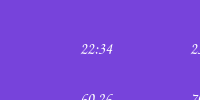
<?xml version="1.0" encoding="UTF-8"?>
<ui version="4.0">
 <class>TestingWindow</class>
 <widget class="QMainWindow" name="TestingWindow">
  <property name="geometry">
   <rect>
    <x>0</x>
    <y>0</y>
    <width>763</width>
    <height>0</height>
   </rect>
  </property>
  <property name="windowTitle">
   <string>Cash Counter</string>
  </property>
  <property name="windowIcon">
   <iconset>
    <normaloff>../../../Icons/app_icon.png</normaloff>../../../Icons/app_icon.png</iconset>
  </property>
  <widget class="QWidget" name="centralwidget">
   <widget class="QLabel" name="bg2_label">
    <property name="geometry">
     <rect>
      <x>-10</x>
      <y>0</y>
      <width>781</width>
      <height>611</height>
     </rect>
    </property>
    <property name="styleSheet">
     <string notr="true">background-color: qlineargradient(spread:pad, x1:0, y1:0, x2:0.994318, y2:0, stop:0.375 rgba(119, 67, 219, 255), stop:0.426136 rgba(119, 105, 219, 255));</string>
    </property>
    <property name="text">
     <string/>
    </property>
    <property name="indent">
     <number>2</number>
    </property>
   </widget>
   <widget class="QCalendarWidget" name="first_calendar">
    <property name="enabled">
     <bool>true</bool>
    </property>
    <property name="geometry">
     <rect>
      <x>421</x>
      <y>288</y>
      <width>241</width>
      <height>170</height>
     </rect>
    </property>
    <property name="font">
     <font>
      <family>Comic Sans MS</family>
      <pointsize>10</pointsize>
     </font>
    </property>
    <property name="autoFillBackground">
     <bool>true</bool>
    </property>
    <property name="styleSheet">
     <string notr="true">#qt_calendar_navigationbar {
	font-size: 15px;
	font-weight: 700;
    background-color: #8D9EFF;
    min-height: 30px;
}

#qt_calendar_prevmonth, #qt_calendar_nextmonth {
	qproperty-icon: none;
	color: white;
	font-weight: 700;
}

#qt_calendar_prevmonth {
	qproperty-text: &quot;&lt;&quot;;
}

#qt_calendar_nextmonth {
	qproperty-text: &quot;&gt;&quot;;
}

#qt_calendar_prevmonth:hover, #qt_calendar_nextmonth:hover {
    background-color: rgba(141, 119, 255, 150);
	border: none;
}

#qt_calendar_yearbutton, #qt_calendar_monthbutton {
	width: 90px;
	margin-right: 10px;
    color: white;
    border-radius: 5px;
}

#qt_calendar_yearbutton:hover, #qt_calendar_monthbutton:hover {
    background-color: rgba(141, 119, 255, 150);
}

#qt_calendar_calendarview {
    outline: 2px solid rgb(0, 188, 212);
	selection-color: #3C00FF;
    selection-background-color: transparent;
}
</string>
    </property>
    <property name="selectedDate">
     <date>
      <year>2022</year>
      <month>11</month>
      <day>23</day>
     </date>
    </property>
    <property name="gridVisible">
     <bool>false</bool>
    </property>
    <property name="selectionMode">
     <enum>QCalendarWidget::SingleSelection</enum>
    </property>
    <property name="horizontalHeaderFormat">
     <enum>QCalendarWidget::ShortDayNames</enum>
    </property>
    <property name="verticalHeaderFormat">
     <enum>QCalendarWidget::NoVerticalHeader</enum>
    </property>
    <property name="navigationBarVisible">
     <bool>true</bool>
    </property>
    <property name="dateEditEnabled">
     <bool>true</bool>
    </property>
   </widget>
   <widget class="QComboBox" name="choose_strat">
    <property name="geometry">
     <rect>
      <x>420</x>
      <y>103</y>
      <width>241</width>
      <height>41</height>
     </rect>
    </property>
    <property name="sizePolicy">
     <sizepolicy hsizetype="Preferred" vsizetype="Maximum">
      <horstretch>0</horstretch>
      <verstretch>0</verstretch>
     </sizepolicy>
    </property>
    <property name="font">
     <font>
      <family>Comic Sans MS</family>
      <pointsize>12</pointsize>
     </font>
    </property>
    <property name="cursor">
     <cursorShape>PointingHandCursor</cursorShape>
    </property>
    <property name="styleSheet">
     <string notr="true">QComboBox{
	padding-left: 10px;
	color: white;
	background-color: #5DA7DB;
	border-radius: 5px;
}

QComboBox:hover{
	background-color: #81C6E8;
}

QComboBox QAbstractItemView {
	outline: none;
	background-color: #4691E2;
	selection-background-color: #7DE5ED;
	color: white;
	padding: 10px;
	padding-left: 5px;
}

</string>
    </property>
    <property name="editable">
     <bool>false</bool>
    </property>
    <item>
     <property name="text">
      <string>MACD + SuperTrend + EMA</string>
     </property>
    </item>
    <item>
     <property name="text">
      <string>Releasing</string>
     </property>
    </item>
    <item>
     <property name="text">
      <string>Releasing</string>
     </property>
    </item>
    <item>
     <property name="text">
      <string>Releasing</string>
     </property>
    </item>
   </widget>
   <widget class="QLabel" name="choose_strat_label">
    <property name="geometry">
     <rect>
      <x>440</x>
      <y>63</y>
      <width>201</width>
      <height>31</height>
     </rect>
    </property>
    <property name="font">
     <font>
      <family>Comic Sans MS</family>
      <pointsize>14</pointsize>
     </font>
    </property>
    <property name="styleSheet">
     <string notr="true">color: white;</string>
    </property>
    <property name="text">
     <string>Выберите стратегию</string>
    </property>
   </widget>
   <widget class="QPushButton" name="first_date_btn">
    <property name="enabled">
     <bool>true</bool>
    </property>
    <property name="geometry">
     <rect>
      <x>340</x>
      <y>234</y>
      <width>191</width>
      <height>41</height>
     </rect>
    </property>
    <property name="font">
     <font>
      <family>Comic Sans MS</family>
      <pointsize>12</pointsize>
     </font>
    </property>
    <property name="cursor">
     <cursorShape>PointingHandCursor</cursorShape>
    </property>
    <property name="toolTip">
     <string>Изменить дату</string>
    </property>
    <property name="toolTipDuration">
     <number>-3</number>
    </property>
    <property name="autoFillBackground">
     <bool>false</bool>
    </property>
    <property name="styleSheet">
     <string notr="true">QPushButton{
	background-color: #5DA7DB;
	color: white;
	border-radius: 10px;
}

:hover{
	background-color: #81C6E8;
}

</string>
    </property>
    <property name="text">
     <string>Задать начальную дату</string>
    </property>
    <property name="checkable">
     <bool>false</bool>
    </property>
   </widget>
   <widget class="QLabel" name="error_label">
    <property name="geometry">
     <rect>
      <x>339</x>
      <y>20</y>
      <width>111</width>
      <height>31</height>
     </rect>
    </property>
    <property name="font">
     <font>
      <family>Comic Sans MS</family>
      <pointsize>14</pointsize>
     </font>
    </property>
    <property name="toolTip">
     <string>Ошибка</string>
    </property>
    <property name="toolTipDuration">
     <number>-2</number>
    </property>
    <property name="styleSheet">
     <string notr="true">QLabel{
	color: white;
	border: 3px solid #FF1E6D;
	border-radius: 8px;
}</string>
    </property>
    <property name="text">
     <string>Ошибка</string>
    </property>
    <property name="alignment">
     <set>Qt::AlignCenter</set>
    </property>
   </widget>
   <widget class="QLineEdit" name="choose_share">
    <property name="geometry">
     <rect>
      <x>430</x>
      <y>168</y>
      <width>221</width>
      <height>41</height>
     </rect>
    </property>
    <property name="font">
     <font>
      <family>Comic Sans MS</family>
      <pointsize>12</pointsize>
     </font>
    </property>
    <property name="cursor">
     <cursorShape>IBeamCursor</cursorShape>
    </property>
    <property name="styleSheet">
     <string notr="true">QLineEdit{
	padding-left: 7px;
	background-color: #5DA7DB;
	color: white;
	border-radius: 10px;
}

:hover, :focus{
	background-color: #81C6E8;
}</string>
    </property>
    <property name="placeholderText">
     <string>Введите название акции</string>
    </property>
   </widget>
   <widget class="QPushButton" name="second_date_btn">
    <property name="enabled">
     <bool>true</bool>
    </property>
    <property name="geometry">
     <rect>
      <x>550</x>
      <y>234</y>
      <width>191</width>
      <height>41</height>
     </rect>
    </property>
    <property name="font">
     <font>
      <family>Comic Sans MS</family>
      <pointsize>12</pointsize>
     </font>
    </property>
    <property name="cursor">
     <cursorShape>PointingHandCursor</cursorShape>
    </property>
    <property name="toolTip">
     <string>Изменить дату</string>
    </property>
    <property name="toolTipDuration">
     <number>-3</number>
    </property>
    <property name="autoFillBackground">
     <bool>false</bool>
    </property>
    <property name="styleSheet">
     <string notr="true">QPushButton{
	background-color: #5DA7DB;
	color: white;
	border-radius: 10px;
}

:hover{
	background-color: #81C6E8;
}


</string>
    </property>
    <property name="text">
     <string>Задать конечную дату</string>
    </property>
    <property name="checkable">
     <bool>false</bool>
    </property>
   </widget>
   <widget class="QPushButton" name="set_param_btn">
    <property name="enabled">
     <bool>true</bool>
    </property>
    <property name="geometry">
     <rect>
      <x>403</x>
      <y>300</y>
      <width>281</width>
      <height>51</height>
     </rect>
    </property>
    <property name="font">
     <font>
      <family>Comic Sans MS</family>
      <pointsize>14</pointsize>
     </font>
    </property>
    <property name="cursor">
     <cursorShape>PointingHandCursor</cursorShape>
    </property>
    <property name="toolTip">
     <string>&lt;html&gt;&lt;head/&gt;&lt;body&gt;&lt;p&gt;Задать дополнительные параметры&lt;/p&gt;&lt;/body&gt;&lt;/html&gt;</string>
    </property>
    <property name="toolTipDuration">
     <number>-3</number>
    </property>
    <property name="autoFillBackground">
     <bool>false</bool>
    </property>
    <property name="styleSheet">
     <string notr="true">QPushButton{
	background-color: #5DA7DB;
	color: white;
	border-radius: 10px;
}

:hover{
	background-color: #81C6E8;
}

:disabled{
	color: rgba(255, 255, 255, 100);
	background-color: #5837D0;
}

</string>
    </property>
    <property name="text">
     <string>Задать параметры стратегии</string>
    </property>
    <property name="checkable">
     <bool>false</bool>
    </property>
   </widget>
   <widget class="QPushButton" name="reset_btn">
    <property name="enabled">
     <bool>true</bool>
    </property>
    <property name="geometry">
     <rect>
      <x>360</x>
      <y>397</y>
      <width>141</width>
      <height>51</height>
     </rect>
    </property>
    <property name="font">
     <font>
      <family>Comic Sans MS</family>
      <pointsize>14</pointsize>
     </font>
    </property>
    <property name="cursor">
     <cursorShape>PointingHandCursor</cursorShape>
    </property>
    <property name="autoFillBackground">
     <bool>false</bool>
    </property>
    <property name="styleSheet">
     <string notr="true">QPushButton{
	background-color: #6C4AB6;
	color: white;
	border-radius: 10px;
}

:hover{
	background-color: #FF1E6D;
}

:disabled{
	color: rgba(255, 255, 255, 100);
	background-color: #67207D;
}

</string>
    </property>
    <property name="text">
     <string>Сбросить</string>
    </property>
    <property name="checkable">
     <bool>false</bool>
    </property>
   </widget>
   <widget class="QPushButton" name="hist_tests_btn">
    <property name="enabled">
     <bool>true</bool>
    </property>
    <property name="geometry">
     <rect>
      <x>590</x>
      <y>20</y>
      <width>161</width>
      <height>31</height>
     </rect>
    </property>
    <property name="font">
     <font>
      <family>Comic Sans MS</family>
      <pointsize>14</pointsize>
     </font>
    </property>
    <property name="cursor">
     <cursorShape>PointingHandCursor</cursorShape>
    </property>
    <property name="focusPolicy">
     <enum>Qt::StrongFocus</enum>
    </property>
    <property name="toolTip">
     <string>&lt;html&gt;&lt;head/&gt;&lt;body&gt;&lt;p&gt;Исторические тесты&lt;/p&gt;&lt;/body&gt;&lt;/html&gt;</string>
    </property>
    <property name="autoFillBackground">
     <bool>false</bool>
    </property>
    <property name="styleSheet">
     <string notr="true">QPushButton{
	background-color: #6C4AB6;
	color: white;
	border-radius: 10px;
}

:hover{
	background-color: #8D9EFF;
}

:disabled{
	color: rgba(255, 255, 255, 100);
	background-color: #6C27B6;
}

</string>
    </property>
    <property name="text">
     <string>История</string>
    </property>
    <property name="checkable">
     <bool>false</bool>
    </property>
   </widget>
   <widget class="QPushButton" name="start_btn">
    <property name="enabled">
     <bool>true</bool>
    </property>
    <property name="geometry">
     <rect>
      <x>510</x>
      <y>397</y>
      <width>241</width>
      <height>51</height>
     </rect>
    </property>
    <property name="font">
     <font>
      <family>Comic Sans MS</family>
      <pointsize>14</pointsize>
     </font>
    </property>
    <property name="cursor">
     <cursorShape>PointingHandCursor</cursorShape>
    </property>
    <property name="toolTipDuration">
     <number>-3</number>
    </property>
    <property name="autoFillBackground">
     <bool>false</bool>
    </property>
    <property name="styleSheet">
     <string notr="true">QPushButton{
	background-color: #6C4AB6;
	color: white;
	border-radius: 10px;
}

:hover{
	background-color: #00FFAE;
}

:disabled{
	color: rgba(255, 255, 255, 100);
	background-color: #67207D;
}

</string>
    </property>
    <property name="text">
     <string>Начать тестирование</string>
    </property>
   </widget>
   <widget class="QLabel" name="dollar_price">
    <property name="geometry">
     <rect>
      <x>80</x>
      <y>78</y>
      <width>71</width>
      <height>41</height>
     </rect>
    </property>
    <property name="font">
     <font>
      <family>Comic Sans MS</family>
      <pointsize>12</pointsize>
     </font>
    </property>
    <property name="styleSheet">
     <string notr="true">color: white;</string>
    </property>
    <property name="text">
     <string>60.26</string>
    </property>
   </widget>
   <widget class="QLabel" name="euro_icon">
    <property name="geometry">
     <rect>
      <x>160</x>
      <y>78</y>
      <width>31</width>
      <height>41</height>
     </rect>
    </property>
    <property name="text">
     <string/>
    </property>
    <property name="pixmap">
     <pixmap>../../../Icons/euro_icon.png</pixmap>
    </property>
   </widget>
   <widget class="QPushButton" name="sand_btn">
    <property name="enabled">
     <bool>false</bool>
    </property>
    <property name="geometry">
     <rect>
      <x>10</x>
      <y>308</y>
      <width>291</width>
      <height>71</height>
     </rect>
    </property>
    <property name="font">
     <font>
      <family>Comic Sans MS</family>
      <pointsize>14</pointsize>
     </font>
    </property>
    <property name="styleSheet">
     <string notr="true">QPushButton{
	background-color: #8D72E1;
	color: white;
	border-radius: 10px;
}

:hover{
	background-color: #8D9EFF;
}

:disabled{
	color: rgba(255, 255, 255, 100);
	background-color: #6C27B6;
}

</string>
    </property>
    <property name="text">
     <string>Торговля в &quot;песочнице&quot;</string>
    </property>
   </widget>
   <widget class="QLabel" name="clock_icon">
    <property name="geometry">
     <rect>
      <x>50</x>
      <y>28</y>
      <width>31</width>
      <height>41</height>
     </rect>
    </property>
    <property name="text">
     <string/>
    </property>
    <property name="pixmap">
     <pixmap>../../../Icons/clock_icon.png</pixmap>
    </property>
   </widget>
   <widget class="QLabel" name="calen_icon">
    <property name="geometry">
     <rect>
      <x>160</x>
      <y>28</y>
      <width>31</width>
      <height>41</height>
     </rect>
    </property>
    <property name="text">
     <string/>
    </property>
    <property name="pixmap">
     <pixmap>../../../Icons/calen_icon.png</pixmap>
    </property>
   </widget>
   <widget class="QLabel" name="current_date">
    <property name="geometry">
     <rect>
      <x>190</x>
      <y>28</y>
      <width>91</width>
      <height>41</height>
     </rect>
    </property>
    <property name="font">
     <font>
      <family>Comic Sans MS</family>
      <pointsize>12</pointsize>
     </font>
    </property>
    <property name="styleSheet">
     <string notr="true">color: white;</string>
    </property>
    <property name="text">
     <string>23.11.2022</string>
    </property>
   </widget>
   <widget class="QPushButton" name="test_btn">
    <property name="enabled">
     <bool>true</bool>
    </property>
    <property name="geometry">
     <rect>
      <x>10</x>
      <y>228</y>
      <width>291</width>
      <height>71</height>
     </rect>
    </property>
    <property name="font">
     <font>
      <family>Comic Sans MS</family>
      <pointsize>14</pointsize>
     </font>
    </property>
    <property name="cursor">
     <cursorShape>PointingHandCursor</cursorShape>
    </property>
    <property name="autoFillBackground">
     <bool>false</bool>
    </property>
    <property name="styleSheet">
     <string notr="true">QPushButton{
	background-color: #8D72E1;
	color: white;
	border-radius: 10px;
}

:hover{
	background-color: #8D9EFF;
}

:disabled{
	color: rgba(255, 255, 255, 100);
	background-color: #67207D;
}

</string>
    </property>
    <property name="text">
     <string>Тестирование стратегий</string>
    </property>
    <property name="checkable">
     <bool>false</bool>
    </property>
   </widget>
   <widget class="QLabel" name="euro_price">
    <property name="geometry">
     <rect>
      <x>190</x>
      <y>78</y>
      <width>51</width>
      <height>41</height>
     </rect>
    </property>
    <property name="font">
     <font>
      <family>Comic Sans MS</family>
      <pointsize>12</pointsize>
     </font>
    </property>
    <property name="styleSheet">
     <string notr="true">color: white;</string>
    </property>
    <property name="text">
     <string>70.51</string>
    </property>
   </widget>
   <widget class="QPushButton" name="real_btn">
    <property name="enabled">
     <bool>false</bool>
    </property>
    <property name="geometry">
     <rect>
      <x>10</x>
      <y>388</y>
      <width>291</width>
      <height>71</height>
     </rect>
    </property>
    <property name="font">
     <font>
      <family>Comic Sans MS</family>
      <pointsize>14</pointsize>
     </font>
    </property>
    <property name="styleSheet">
     <string notr="true">QPushButton{
	background-color: #8D72E1;
	color: white;
	border-radius: 10px;
}

:hover{
	background-color: #8D9EFF;
}

:disabled{
	color: rgba(255, 255, 255, 100);
	background-color: #6C27B6;
}

</string>
    </property>
    <property name="text">
     <string>Торговля на реальном рынке</string>
    </property>
   </widget>
   <widget class="QLabel" name="current_time">
    <property name="geometry">
     <rect>
      <x>80</x>
      <y>28</y>
      <width>61</width>
      <height>41</height>
     </rect>
    </property>
    <property name="font">
     <font>
      <family>Comic Sans MS</family>
      <pointsize>12</pointsize>
     </font>
    </property>
    <property name="styleSheet">
     <string notr="true">color: white;</string>
    </property>
    <property name="text">
     <string>22:34</string>
    </property>
   </widget>
   <widget class="QLabel" name="dollar_icon">
    <property name="geometry">
     <rect>
      <x>50</x>
      <y>78</y>
      <width>31</width>
      <height>41</height>
     </rect>
    </property>
    <property name="text">
     <string/>
    </property>
    <property name="pixmap">
     <pixmap>../../../Icons/dollar_icon.png</pixmap>
    </property>
   </widget>
   <widget class="QLabel" name="choose_label">
    <property name="geometry">
     <rect>
      <x>30</x>
      <y>161</y>
      <width>251</width>
      <height>51</height>
     </rect>
    </property>
    <property name="font">
     <font>
      <family>Comic Sans MS</family>
      <pointsize>16</pointsize>
     </font>
    </property>
    <property name="styleSheet">
     <string notr="true">color: white;</string>
    </property>
    <property name="text">
     <string>Выберите режим запуска </string>
    </property>
   </widget>
   <widget class="QCalendarWidget" name="second_calendar">
    <property name="enabled">
     <bool>true</bool>
    </property>
    <property name="geometry">
     <rect>
      <x>421</x>
      <y>288</y>
      <width>241</width>
      <height>170</height>
     </rect>
    </property>
    <property name="font">
     <font>
      <family>Comic Sans MS</family>
      <pointsize>10</pointsize>
     </font>
    </property>
    <property name="autoFillBackground">
     <bool>true</bool>
    </property>
    <property name="styleSheet">
     <string notr="true">#qt_calendar_navigationbar {
	font-size: 15px;
	font-weight: 700;
    background-color: #8D9EFF;
    min-height: 30px;
}

#qt_calendar_prevmonth, #qt_calendar_nextmonth {
	qproperty-icon: none;
	color: white;
	font-weight: 700;
}

#qt_calendar_prevmonth {
	qproperty-text: &quot;&lt;&quot;;
}

#qt_calendar_nextmonth {
	qproperty-text: &quot;&gt;&quot;;
}

#qt_calendar_prevmonth:hover, #qt_calendar_nextmonth:hover {
    background-color: rgba(141, 119, 255, 150);
	border: none;
}

#qt_calendar_yearbutton, #qt_calendar_monthbutton {
	width: 90px;
	margin-right: 10px;
    color: white;
    border-radius: 5px;
}

#qt_calendar_yearbutton:hover, #qt_calendar_monthbutton:hover {
    background-color: rgba(141, 119, 255, 150);
}

#qt_calendar_calendarview {
    outline: 2px solid rgb(0, 188, 212);
	selection-color: #3C00FF;
    selection-background-color: transparent;
}
</string>
    </property>
    <property name="selectedDate">
     <date>
      <year>2022</year>
      <month>11</month>
      <day>23</day>
     </date>
    </property>
    <property name="gridVisible">
     <bool>false</bool>
    </property>
    <property name="selectionMode">
     <enum>QCalendarWidget::SingleSelection</enum>
    </property>
    <property name="horizontalHeaderFormat">
     <enum>QCalendarWidget::ShortDayNames</enum>
    </property>
    <property name="verticalHeaderFormat">
     <enum>QCalendarWidget::NoVerticalHeader</enum>
    </property>
    <property name="navigationBarVisible">
     <bool>true</bool>
    </property>
    <property name="dateEditEnabled">
     <bool>true</bool>
    </property>
   </widget>
   <zorder>bg2_label</zorder>
   <zorder>reset_btn</zorder>
   <zorder>set_param_btn</zorder>
   <zorder>choose_strat</zorder>
   <zorder>choose_strat_label</zorder>
   <zorder>first_date_btn</zorder>
   <zorder>error_label</zorder>
   <zorder>choose_share</zorder>
   <zorder>second_date_btn</zorder>
   <zorder>hist_tests_btn</zorder>
   <zorder>start_btn</zorder>
   <zorder>dollar_price</zorder>
   <zorder>euro_icon</zorder>
   <zorder>sand_btn</zorder>
   <zorder>clock_icon</zorder>
   <zorder>calen_icon</zorder>
   <zorder>current_date</zorder>
   <zorder>test_btn</zorder>
   <zorder>euro_price</zorder>
   <zorder>real_btn</zorder>
   <zorder>current_time</zorder>
   <zorder>dollar_icon</zorder>
   <zorder>choose_label</zorder>
   <zorder>second_calendar</zorder>
   <zorder>first_calendar</zorder>
  </widget>
 </widget>
 <resources/>
 <connections/>
</ui>
